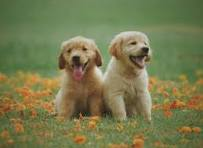
#> input picture dog.jpg, 203 x 148 px
$ python image_transformation.py
#> lines starting #> are read from the running program, lines starting #| are printed output that depends on the picture
import cv2 as cv
import numpy as np

img = cv.imread("dog.jpg")
#> img is the input picture: shape (148, 203, 3); mean B, G, R 78.7, 122.2, 119.6
cv.imshow('dog', img)

# translation
def translate(img, x, y):
#> called with x = 50, y = 50
    transMat = np.float32([[1,0,x],[0,1,y]])
    dimensions = (img.shape[1], img.shape[0])
#> dimensions = (203, 148)
    return cv.warpAffine(img, transMat, dimensions)
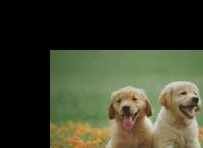
#> returned value: shape (148, 203, 3); mean of channels 0, 1, 2 44.2, 64.5, 61.7; drawn as B, G, R

# -x --> Left
# -y --> Up
# x --> Right
# y --> Down

translate = translate(img, 50, 50)
cv.imshow('translate' , translate)

# rotation
def rotate(img, angle, rotPoint = None):
#> called with angle = 45
    (height,width) = img.shape[:2]
#> height = 148; width = 203
    if rotPoint is None:
        rotPoint = (width//2, height//2)
#> rotPoint = (101, 74)

    rotMat = cv.getRotationMatrix2D(rotPoint, angle ,1.0)
    dimensions = (width,height)
#> dimensions = (203, 148)

    return cv.warpAffine(img, rotMat, dimensions)
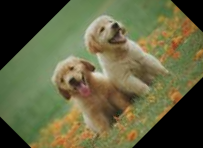
#> returned value: shape (148, 203, 3); mean of channels 0, 1, 2 65.6, 100.1, 99.1; drawn as B, G, R

rotated = rotate(img,45)
cv.imshow('roatated',rotated)


cv.waitKey(0)

$ run again, with badminton.jpg copied over dog.jpg
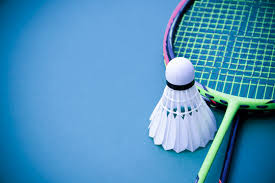
#> input picture badminton.jpg, 275 x 183 px
#> img is the input picture: shape (183, 275, 3); mean B, G, R 189.2, 147.5, 78.4
#> in translate, `return cv.warpAffine(img, transMat, dimensions)`:
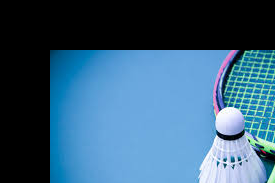
#> returned value: shape (183, 275, 3); mean of channels 0, 1, 2 121.6, 94.1, 55.7; drawn as B, G, R
#> in rotate, `return cv.warpAffine(img, rotMat, dimensions)`:
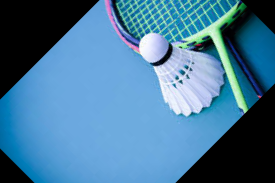
#> returned value: shape (183, 275, 3); mean of channels 0, 1, 2 153.2, 120, 70.7; drawn as B, G, R
